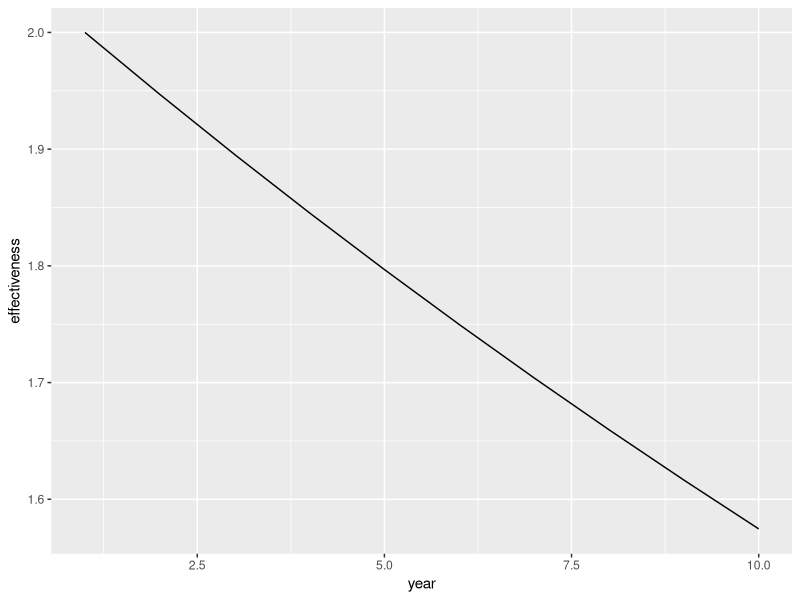
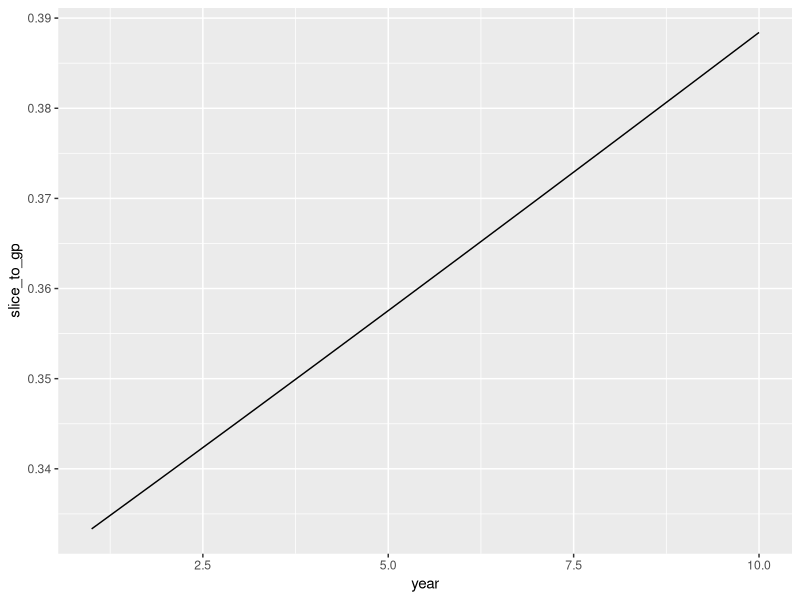

These figures' R source, in order:
## ---- chunk 1
knitr::opts_chunk$set(echo = TRUE)
## ---- chunk 2

library(ggplot2)
year=1:10
gross=1.14^year  #14% gross return compounded
net=1.12^year #12% net return compounded
bench=1.08^year #8% bench compounded
fee=gross-net
excessreturn=net-bench
effectiveness=excessreturn/fee
grossprofit=gross-bench
slice_to_gp=fee/grossprofit
df=data.frame(year,gross,net,bench,fee,effectiveness,slice_to_gp)
df
## ---- chunk 3
ggplot(df,aes(x=year,y=effectiveness)) + geom_line()
ggplot(df,aes(x=year,y=slice_to_gp)) + geom_line()
